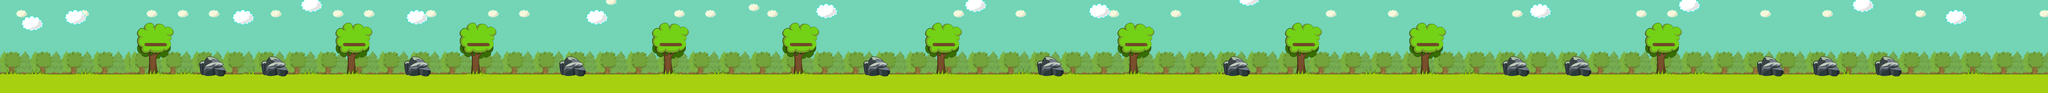

This game map was drawn from its Tiled (.tmx) file and the tilesets committed beside it. A one-line description and the trimmed map source follow:
An orthogonal 330x15 tile map with 32x32 px tiles, 2 tile layers (sky, ground) and 78 objects (12x fence, 11x ground, 10x correct, 10x wrong, 9x t4, ...).

<map version="1.0" orientation="orthogonal" renderorder="right-down" width="330" height="15" tilewidth="32" tileheight="32">
 <tileset firstgid="1" name="forest_tileset" tilewidth="32" tileheight="32">
  <image source="gfx/forest_tileset.png" width="192" height="1432" />
 </tileset>
 <layer name="sky" width="330" height="15">
  <data>[4950 cells, 4950 non-empty, 79 distinct tile ids]</data>
 </layer>
 <layer name="ground" width="330" height="15">
  <data>[4950 cells, 4950 non-empty, 115 distinct tile ids]</data>
 </layer>
 <objectgroup name="Object Layer 1" width="0" height="0">
  <object name="ground" x="1" y="391" width="10559" height="90" />
  <object name="end" x="10515" y="127" width="12" height="262" />
  <object name="fence" x="1043" y="321" width="92" height="66" />
  <object name="fence" x="1362" y="320" width="98" height="71" />
  <object name="fence" x="2097" y="319" width="97" height="69" />
  <object name="fence" x="2896" y="319" width="96" height="70" />
  <object name="fence" x="4466" y="320" width="94" height="69" />
  <object name="fence" x="5362" y="319" width="91" height="69" />
  <object name="fence" x="6321" y="320" width="96" height="68" />
  <object name="fence" x="7763" y="319" width="90" height="69" />
  <object name="fence" x="8084" y="319" width="89" height="69" />
  <object name="fence" x="9077" y="318" width="85" height="71" />
  <object name="fence" x="9363" y="320" width="95" height="68" />
  <object name="fence" x="9688" y="319" width="87" height="70" />
  <object name="ground" x="1768" y="223" width="115" height="14" />
  <object name="ground" x="2404" y="223" width="123" height="15" />
  <object name="ground" x="3397" y="222" width="125" height="16" />
  <object name="ground" x="4070" y="223" width="119" height="16" />
  <object name="ground" x="4804" y="223" width="124" height="15" />
  <object name="ground" x="5798" y="223" width="123" height="16" />
  <object name="ground" x="6660" y="222" width="121" height="15" />
  <object name="ground" x="7304" y="223" width="117" height="14" />
  <object name="ground" x="8520" y="223" width="117" height="16" />
  <object name="correct" x="1785" y="242" width="70" height="128" />
  <object name="wrong" x="1789" y="8" width="72" height="208" />
  <object name="t8" x="1805" y="161" width="44" height="49" />
  <object name="t4" x="1773" y="321" width="39" height="34" />
  <object name="t10" x="1829" y="320" width="36" height="34" />
  <object name="ground" x="740" y="223" width="121" height="15" />
  <object name="t9" x="777" y="163" width="47" height="48" />
  <object name="t5" x="750" y="321" width="35" height="32" />
  <object name="t5" x="813" y="320" width="34" height="31" />
  <object name="wrong" x="760" y="10" width="80" height="207" />
  <object name="correct" x="761" y="248" width="79" height="126" />
  <object name="t2" x="2414" y="161" width="36" height="34" />
  <object name="t4" x="2471" y="160" width="32" height="33" />
  <object name="t9" x="2429" y="321" width="37" height="31" />
  <object name="correct" x="2420" y="243" width="71" height="132" />
  <object name="wrong" x="2420" y="14" width="77" height="196" />
  <object name="t6" x="3406" y="161" width="37" height="34" />
  <object name="t6" x="3470" y="158" width="38" height="37" />
  <object name="t5" x="3405" y="321" width="38" height="34" />
  <object name="t4" x="3467" y="320" width="37" height="35" />
  <object name="correct" x="3413" y="14" width="92" height="202" />
  <object name="wrong" x="3416" y="251" width="85" height="125" />
  <object name="t5" x="4079" y="161" width="37" height="35" />
  <object name="t3" x="4136" y="160" width="37" height="35" />
  <object name="t2" x="4078" y="319" width="40" height="43" />
  <object name="t2" x="4138" y="319" width="43" height="40" />
  <object name="correct" x="4087" y="15" width="78" height="196" />
  <object name="wrong" x="4090" y="251" width="78" height="123" />
  <object name="t4" x="4810" y="167" width="36" height="34" />
  <object name="t4" x="4874" y="167" width="34" height="33" />
  <object name="t10" x="4841" y="320" width="41" height="40" />
  <object name="wrong" x="4822" y="9" width="80" height="205" />
  <object name="correct" x="4827" y="248" width="69" height="123" />
  <object name="t10" x="5828" y="160" width="51" height="45" />
  <object name="t6" x="5810" y="317" width="35" height="38" />
  <object name="t8" x="5864" y="319" width="33" height="37" />
  <object name="wrong" x="5821" y="17" width="71" height="195" />
  <object name="correct" x="5817" y="246" width="73" height="126" />
  <object name="t5" x="6672" y="160" width="37" height="34" />
  <object name="t5" x="6727" y="159" width="43" height="34" />
  <object name="t4" x="6673" y="320" width="35" height="34" />
  <object name="t10" x="6732" y="318" width="34" height="37" />
  <object name="wrong" x="6682" y="13" width="82" height="198" />
  <object name="correct" x="6680" y="248" width="77" height="124" />
  <object name="t10" x="7338" y="160" width="46" height="43" />
  <object name="t5" x="7317" y="321" width="37" height="33" />
  <object name="t4" x="7372" y="319" width="34" height="34" />
  <object name="correct" x="7324" y="12" width="78" height="196" />
  <object name="wrong" x="7328" y="246" width="72" height="128" />
  <object name="t4" x="8534" y="160" width="39" height="36" />
  <object name="t4" x="8587" y="162" width="36" height="35" />
  <object name="t10" x="8536" y="320" width="32" height="34" />
  <object name="t2" x="8584" y="321" width="36" height="33" />
  <object name="wrong" x="8540" y="15" width="70" height="199" />
  <object name="correct" x="8544" y="251" width="68" height="122" />
 </objectgroup>
</map>
